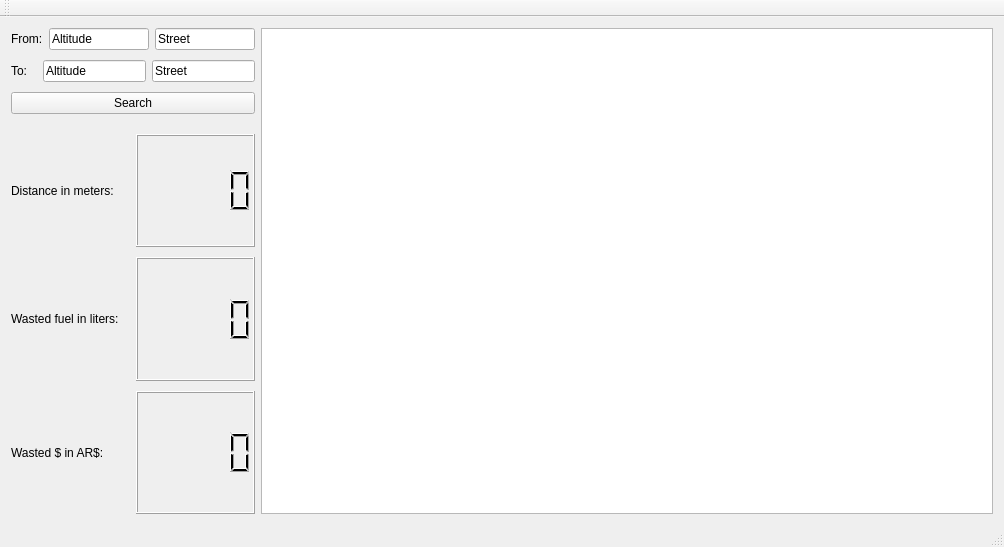
<?xml version="1.0" encoding="UTF-8"?>
<ui version="4.0">
 <class>MainWindow</class>
 <widget class="QMainWindow" name="MainWindow">
  <property name="geometry">
   <rect>
    <x>0</x>
    <y>0</y>
    <width>1004</width>
    <height>547</height>
   </rect>
  </property>
  <property name="windowTitle">
   <string>MainWindow</string>
  </property>
  <widget class="QWidget" name="centralWidget">
   <layout class="QHBoxLayout" name="horizontalLayout" stretch="1,3">
    <item>
     <layout class="QVBoxLayout" name="infoLayout">
      <property name="spacing">
       <number>10</number>
      </property>
      <item>
       <layout class="QHBoxLayout" name="fromLayout">
        <item>
         <widget class="QLabel" name="fromLbl">
          <property name="text">
           <string>From:</string>
          </property>
         </widget>
        </item>
        <item>
         <widget class="QLineEdit" name="fromAltEdit">
          <property name="inputMask">
           <string/>
          </property>
          <property name="text">
           <string>Altitude</string>
          </property>
          <property name="readOnly">
           <bool>false</bool>
          </property>
         </widget>
        </item>
        <item>
         <widget class="QLineEdit" name="fromEdit">
          <property name="text">
           <string>Street</string>
          </property>
         </widget>
        </item>
       </layout>
      </item>
      <item>
       <layout class="QHBoxLayout" name="toLayout">
        <item>
         <widget class="QLabel" name="toLbl">
          <property name="text">
           <string>To:   </string>
          </property>
         </widget>
        </item>
        <item>
         <widget class="QLineEdit" name="toAltEdit">
          <property name="inputMask">
           <string/>
          </property>
          <property name="text">
           <string>Altitude</string>
          </property>
          <property name="readOnly">
           <bool>false</bool>
          </property>
         </widget>
        </item>
        <item>
         <widget class="QLineEdit" name="toEdit">
          <property name="text">
           <string>Street</string>
          </property>
         </widget>
        </item>
       </layout>
      </item>
      <item>
       <widget class="QPushButton" name="goButton">
        <property name="text">
         <string>Search</string>
        </property>
       </widget>
      </item>
      <item>
       <layout class="QHBoxLayout" name="distLayout">
        <property name="topMargin">
         <number>10</number>
        </property>
        <item>
         <widget class="QLabel" name="distLbl">
          <property name="text">
           <string>Distance in meters:</string>
          </property>
         </widget>
        </item>
        <item>
         <widget class="QLCDNumber" name="distLcd"/>
        </item>
       </layout>
      </item>
      <item>
       <layout class="QHBoxLayout" name="fuelLayout">
        <item>
         <widget class="QLabel" name="fuelLbl">
          <property name="text">
           <string>Wasted fuel in liters:</string>
          </property>
         </widget>
        </item>
        <item>
         <widget class="QLCDNumber" name="fuelLcd"/>
        </item>
       </layout>
      </item>
      <item>
       <layout class="QHBoxLayout" name="moneyLayout">
        <item>
         <widget class="QLabel" name="moneyLbl">
          <property name="text">
           <string>Wasted $ in AR$:</string>
          </property>
         </widget>
        </item>
        <item>
         <widget class="QLCDNumber" name="moneyLcd"/>
        </item>
       </layout>
      </item>
     </layout>
    </item>
    <item>
     <layout class="QVBoxLayout" name="mapLayout">
      <item>
       <widget class="CGraphicsZoom" name="graphicsView">
        <property name="verticalScrollBarPolicy">
         <enum>Qt::ScrollBarAlwaysOff</enum>
        </property>
        <property name="horizontalScrollBarPolicy">
         <enum>Qt::ScrollBarAlwaysOff</enum>
        </property>
       </widget>
      </item>
     </layout>
    </item>
   </layout>
  </widget>
  <widget class="QToolBar" name="mainToolBar">
   <attribute name="toolBarArea">
    <enum>TopToolBarArea</enum>
   </attribute>
   <attribute name="toolBarBreak">
    <bool>false</bool>
   </attribute>
  </widget>
  <widget class="QStatusBar" name="statusBar"/>
  <action name="actionClose">
   <property name="text">
    <string>Close</string>
   </property>
  </action>
  <action name="actionDetailed_path">
   <property name="text">
    <string>Detailed path</string>
   </property>
  </action>
 </widget>
 <layoutdefault spacing="6" margin="11"/>
 <customwidgets>
  <customwidget>
   <class>CGraphicsZoom</class>
   <extends>QGraphicsView</extends>
   <header>cgraphicszoom.h</header>
  </customwidget>
 </customwidgets>
 <resources/>
 <connections/>
</ui>
